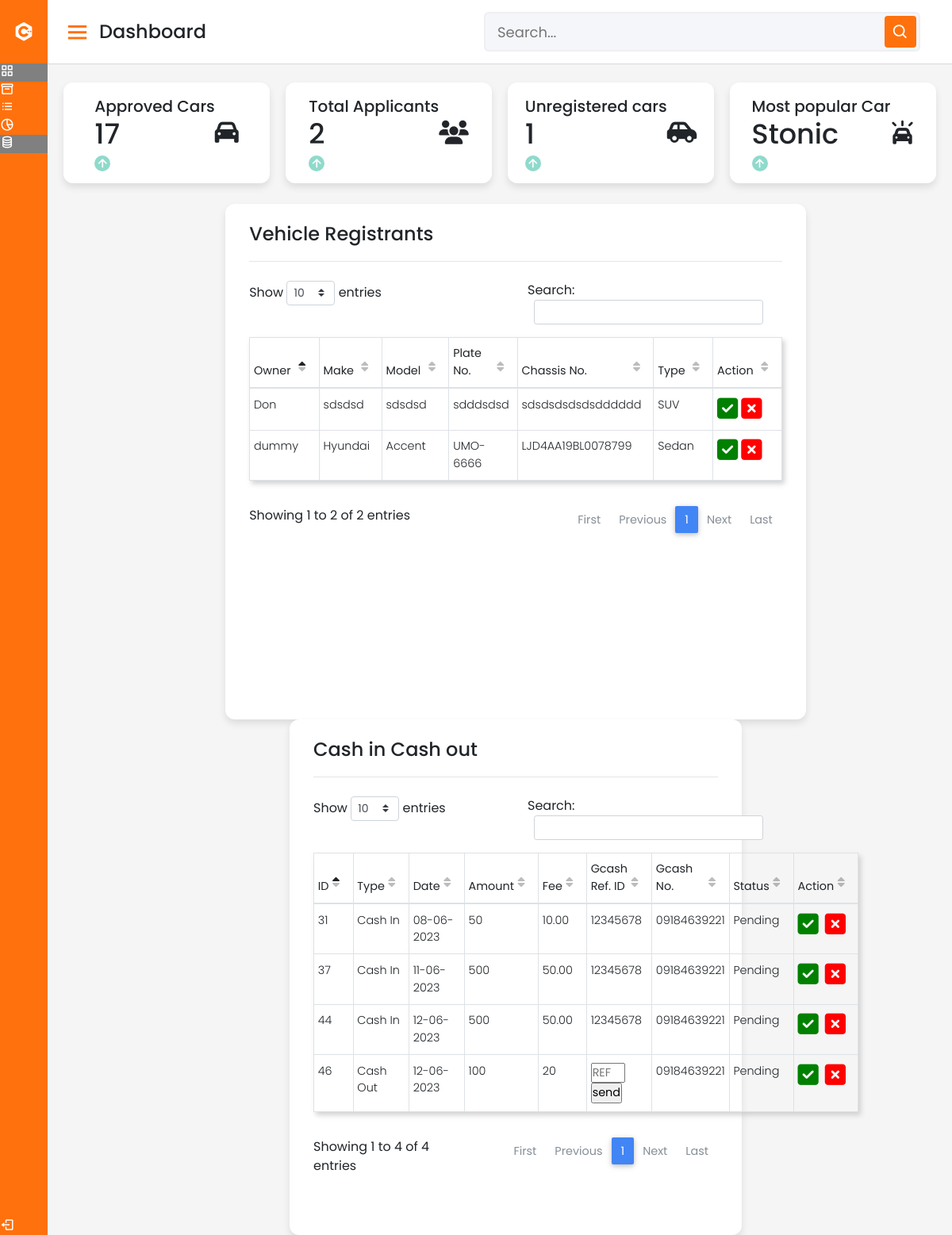
The app's page /admintest/adminPanel.php (signed in) with its own data.
### tables this page shows
CREATE TABLE `car` (
  `idCar` int(11) NOT NULL,
  `model` varchar(255) DEFAULT NULL,
  `capacity` int(11) DEFAULT NULL,
  `car_make` varchar(255) DEFAULT NULL,
  `type` varchar(45) DEFAULT NULL,
  `plate_no` char(8) DEFAULT NULL,
  `chassis_no` char(17) NOT NULL,
  `Users_idUsers` int(11) DEFAULT NULL,
  `approved` tinyint(4) NOT NULL DEFAULT 0
);

CREATE TABLE `users` (
  `uID` int(11) NOT NULL,
  `fname` varchar(50) DEFAULT NULL,
  `mname` varchar(50) DEFAULT NULL,
  `lname` varchar(50) DEFAULT NULL,
  `uPhone` char(13) DEFAULT NULL,
  `birthday` date NOT NULL,
  `street` varchar(50) NOT NULL,
  `brgy` varchar(50) NOT NULL,
  `city` varchar(50) NOT NULL,
  `prov` varchar(50) NOT NULL,
  `uEmail` varchar(255) DEFAULT NULL,
  `uPswd` varchar(255) DEFAULT NULL,
  `uType` varchar(50) DEFAULT NULL,
  `ticket_bal` int(11) NOT NULL,
  `lic_no` char(13) DEFAULT NULL,
  `applicant` tinyint(4) NOT NULL DEFAULT 0,
  `user_status` varchar(50) NOT NULL,
  `alert` tinyint(1) NOT NULL DEFAULT 0,
  `prof_path` varchar(255) NOT NULL DEFAULT 'default.jpg'
);

CREATE TABLE `cashtransaction` (
  `idCashTransac` int(11) NOT NULL,
  `transac_type` varchar(45) DEFAULT NULL,
  `transac_date` timestamp NOT NULL DEFAULT current_timestamp(),
  `transac_amount` double DEFAULT NULL,
  `process_fee` int(11) NOT NULL,
  `convert_fee` double(16,2) NOT NULL,
  `gcash_ref` char(8) NOT NULL,
  `gcash_no` char(11) NOT NULL,
  `transac_bal` int(11) NOT NULL,
  `transac_status` varchar(45) NOT NULL,
  `Users_idUsers` int(11) DEFAULT NULL
);

### admintest/adminPanel.php (the view, shortened to what this page needs)
<?php
require '../dbcon.php';
?>
<!DOCTYPE html>
<html lang="en" dir="ltr">
  <head>
    <link rel="stylesheet" href="style.css">
    <link href='https://unpkg.com/boxicons@2.0.7/css/boxicons.min.css' rel='stylesheet'>
      <link rel="stylesheet" href="https://use.fontawesome.com/releases/v5.11.2/css/all.css">
      <link rel="stylesheet" href="../plugins/css/bootstrap.min.css">
      <link rel="stylesheet" href="../plugins/css/mdb.min.css">
      <link rel="stylesheet" href="../plugins/css/addons/datatables.min.css">
      <link rel="stylesheet" href="../plugins/css/style.css">
   </head>
<body>
  <div class="sidebar">
    <div class="logo-details">
      <i class='bx bxl-c-plus-plus'></i>
      <span class="logo_name">Carpool</span>
    </div>
      <ul class="nav-links">
        <li>
          <a href="adminPanel.php" class="active">
            <i class='bx bx-grid-alt' ></i>
            <span class="links_name">Dashboard</span>
          </a>
        </li>
        <li>
          <a href="report.php">
            <i class='bx bx-box' ></i>
            <span class="links_name">Exchange</span>
          </a>
        </li>
        <li>
          <a href="usermasterlist.php">
            <i class='bx bx-list-ul' ></i>
            <span class="links_name">User list</span>
          </a>
        </li>
        <li>
          <a href="analytics.php">
            <i class='bx bx-pie-chart-alt-2' ></i>
            <span class="links_name">User Analytics</span>
          </a>
        </li>
        <li>
          <a href="trips.php" class="active">
            <i class='bx bx-coin-stack' ></i>
            <span class="links_name">Trips List</span>
          </a>
        </li>
        <li class="log_out">
          <a href="../login.php">
            <i class='bx bx-log-out'></i>
            <span class="links_name">Log out</span>
          </a>
        </li>
      </ul>
  </div>
  <section class="home-section">
    <nav>
      <div class="sidebar-button">
        <i class='bx bx-menu sidebarBtn'></i>
        <span class="dashboard">Dashboard</span>
      </div>
      <div class="search-box">
        <input type="text" placeholder="Search...">
        <i class='bx bx-search' ></i>
      </div>
    </nav>
    <div class="home-content">
      <div class="overview-boxes">
        <div class="box">
          <div class="right-side">
            <div class="box-topic">Approved Cars</div>
            <?php
              $sql = "SELECT COUNT(idCar) AS cars FROM car";
              $result = mysqli_query($con, $sql);
              $row = mysqli_fetch_assoc($result);
            ?>
            <div class="number"><?=$row['cars']?></div>
            <div class="indicator">
              <i class='bx bx-up-arrow-alt'></i>
            </div>
          </div>
          <i class="fa-solid fa-car"></i>
        </div>
        <div class="box">
          <div class="right-side">
            <div class="box-topic">Total Applicants</div>
            <?php
              $sql = "SELECT COUNT(applicant) as counts FROM users WHERE applicant=1";
              $result = mysqli_query($con, $sql);
              $row = mysqli_fetch_assoc($result);
            ?>
            <div class="number"><?=$row['counts']?></div>
            <div class="indicator">
              <i class='bx bx-up-arrow-alt'></i>
            </div>
          </div>
          <i class="fa-solid fa-users"></i>
        </div>
        <div class="box">
          <div class="right-side">
            <div class="box-topic">Unregistered cars</div>
            <?php
              $sql = "SELECT COUNT(approved) as count FROM car WHERE approved=0";
              $result = mysqli_query($con, $sql);
              $row = mysqli_fetch_assoc($result);
            ?>
            <div class="number"><?=$row['count']?></div>
            <div class="indicator">
              <i class='bx bx-up-arrow-alt'></i>
            </div>
          </div>
          <i class="fa-sharp fa-solid fa-car-side"></i>
        </div>
        <div class="box">
          <div class="right-side">
            <div class="box-topic">Most popular Car</div>
            <?php
              $sql = "SELECT COUNT(model) AS count, model, capacity, car_make, type FROM car GROUP BY model ORDER BY count DESC;";
              $result = mysqli_query($con, $sql);
              $row = mysqli_fetch_assoc($result);
            ?>
            <div class="number"><?=$row['model']?></div>
            <div class="indicator">
              <i class='bx bx-up-arrow-alt'></i>
            </div>
          </div>
          <i class="fa-solid fa-car-on"></i>
        </div>
      </div>
      <div class="separator">
        <div class="sales-boxes">
          <div class="top-sales box one">
            <div class="title">Vehicle Registrants</div>
            <hr>
            <div class="accounts">
              <table id="dtBasicExample" class="table table-bordered table-sm table-hover" cellspacing="0" width="100%">
                <thead class="">
                    <tr>
                      <th>Owner</th>
                      <th>Make</th>
                      <th>Model</th>
                      <th>Plate No.</th>
                      <th>Chassis No.</th>
                      <th>Type</th>
                      <th>Action</th>
                    </tr>
                </thead>
                <tbody>
                    <tr>
                        <?php
                        $sql = "SELECT users.uID, car.idCar, users.fname, users.mname, users.lname, car.idCar, car.car_make, car.model, car.plate_no, car.chassis_no, car.type FROM users JOIN car ON users.uID = car.Users_idUsers WHERE users.applicant=1 OR car.approved=0;";
                        $result = mysqli_query($con, $sql);
                        while($row = mysqli_fetch_assoc($result)):
                        ?>
                        <td><?=$row['fname']?></td>
                        <td><?=$row['car_make']?></td>
                        <td><?=$row['model']?></td>
                        <td><?=$row['plate_no']?></td>
                        <td><?=$row['chassis_no']?></td>
                        <td><?=$row['type']?></td>
                        <td><a href="../script/approve.php?car_id=<?=$row['idCar']?>&uID=<?=$row['uID']?>"><i class="fa-solid fa-square-check"></i></a>&nbsp<a href=""><i class="fa-solid fa-square-xmark"></i></a></td>
                    </tr>
                    <?php endwhile; ?>
                </tbody>
              </table>
            </div>
          </div>
        </div>
        <div class="sales-boxes two">
          <div class="top-sales box">
            <div class="title">Cash in Cash out</div>
            <hr>
            <div class="cars">
              <table id="dtBasicExample2" class="table table-bordered table-sm table-hover" cellspacing="0" width="100%">
                <thead class="">
                  <tr>
                    <th>ID</th>
                    <th>Type</th>
                    <th>Date</th>
                    <th>Amount</th>
                    <th>Fee</th>
                    <th>Gcash Ref. ID</th>
                    <th>Gcash No.</th>
                    <th>Status</th>
                    <th>Action</th>
                  </tr>
                </thead>
                <tbody>
                  <tr>
                    <?php
                    $placeholder = 'REF ID';
                    $self = $_SERVER['PHP_SELF'];
                    $sql = "SELECT * FROM cashtransaction WHERE transac_status='Pending';";
                    $result = mysqli_query($con, $sql);
                    while($row = mysqli_fetch_assoc($result)):
                      $date = $row['transac_date'];
                      $newDate = date("d-m-Y", strtotime($date));
                      if($row['transac_type'] == 'Cash In'){
                        $fee = $row['convert_fee'];
                      }else if($row['transac_type'] == 'Cash Out'){
                        $fee = $row['process_fee'];
                      }
                      if($row['gcash_ref'] == NULL){
                        $id = $row['idCashTransac'];
                        $ref = "<form method='GET' action='$self'>
                        <input type ='number' placeholder='$placeholder' style='width: 60%;' name='ref' value='ref'>
                        <input type='hidden' name='id' value='$id'><input type='submit' value='send'>
                        </form>";
                      }else{
                        $ref = $row['gcash_ref'];
                      }
                    ?>
                    <td><?=$row['idCashTransac']?></td>
                    <td><?=$row['transac_type']?></td>
                    <td><?=$newDate?></td>
                    <td><?=$row['transac_amount']?></td>
                    <td><?=$fee?></td>
                    <td><?=$ref?></td>
                    <td><?=$row['gcash_no']?></td>
                    <td><?=$row['transac_status']?></td>
                    <td><a id="link" href="../script/approve-transaction.php?idCashTransac=<?=$row['idCashTransac']?>&approve=true">
                    <i class="fa-solid fa-square-check"></i></a>&nbsp
                    <a href="../script/approve-transaction.php?idCashTransac=<?=$row['idCashTransac']?>&approve=false">
                    <i class="fa-solid fa-square-xmark"></i></a>
                  </td>
                  </tr>
                  <?php endwhile; ?>
                </tbody>
              </table>
            </div>
          </div>
        </div>
          </div>
        </div>
  </section>
</body>
</html>

### admintest/style.css (style rules this page uses)
* { margin: 0; padding: 0; box-sizing: border-box; font-family: 'Poppins', sans-serif; }
.sidebar { position: fixed; height: 100%; width: 240px; background: #ff710d; transition: all 0.5s ease; }
.sidebar .logo-details { height: 80px; display: flex; align-items: center; }
.sidebar .logo-details i { font-size: 28px; color: #fff; min-width: 60px; text-align: center; }
.sidebar .logo-details .logo_name { color: #fff; font-size: 24px; font-weight: 500; }
.sidebar .nav-links li { position: relative; list-style: none; }
.sidebar .nav-links li a { height: 100%; width: 100%; display: flex; align-items: left; text-decoration: none; transition: all 0.4s ease; }
.sidebar .nav-links li a.active { background: gray; }
.sidebar .nav-links li i { min-width: 60px; text-align: left; font-size: 18px; color: #fff; }
.sidebar .nav-links li a .links_name { color: #fff; font-size: 15px; font-weight: 400; white-space: nowrap; }
.sidebar .nav-links .log_out { position: absolute; bottom: 0; width: 100%; }
.home-section { position: relative; background: #f5f5f5; min-height: 100vh; width: calc(100% - 240px); left: 240px; transition: all 0.5s ease; }
.home-section nav { display: flex; justify-content: space-between; height: 80px; background: #fff; display: flex; align-items: center; position: fixed; width: calc(100% - 240px); left: 240px; z-index: 100; padding: 0 20px; box-shadow: 0 1px 1px rgba(0, 0, 0, 0.1); transition: all 0.5s ease; }
.home-section nav .sidebar-button { display: flex; align-items: center; font-size: 24px; font-weight: 500; }
nav .sidebar-button i { font-size: 35px; margin-right: 10px; }
.home-section nav .search-box { position: relative; height: 50px; max-width: 550px; width: 100%; margin: 0 20px; }
nav .search-box input { height: 100%; width: 100%; outline: none; background: #F5F6FA; border: 2px solid #EFEEF1; border-radius: 6px; font-size: 18px; padding: 0 15px; }
nav .search-box .bx-search { position: absolute; height: 40px; width: 40px; background: #ff710d; right: 5px; top: 50%; transform: translateY(-50%); border-radius: 4px; line-height: 40px; text-align: center; color: #fff; font-size: 22px; transition: all 0.4 ease; }
.home-section .home-content { position: relative; padding-top: 104px; }
.home-content .overview-boxes { display: flex; align-items: center; justify-content: space-between; flex-wrap: wrap; padding: 0 20px; margin-bottom: 26px; }
.overview-boxes .box { display: flex; align-items: center; justify-content: center; width: calc(100% / 4 - 15px); background: #fff; padding: 15px 14px; border-radius: 12px; box-shadow: 0 5px 10px rgba(0,0,0,0.1); }
.overview-boxes .box-topic { font-size: 20px; font-weight: 500; }
.home-content .box .number { display: inline-block; font-size: 35px; margin-top: -6px; font-weight: 500; }
.home-content .box .indicator { display: flex; align-items: center; }
.home-content .box .indicator i { height: 20px; width: 20px; background: #8FDACB; line-height: 20px; text-align: center; border-radius: 50%; color: #fff; font-size: 20px; margin-right: 5px; }
.sales-boxes .box .title { font-size: 24px; font-weight: 500; }
.home-content .sales-boxes .top-sales { width: 100%; min-height: 650px; max-height: 100%; background: #fff; padding: 20px 30px; margin: 0 20px 0 20px; border-radius: 12px; box-shadow: 0 5px 10px rgba(0, 0, 0, 0.1); }
@media (max-width: 1240px) { .sidebar { width: 60px; } }
@media (max-width: 1240px) { .home-section { width: calc(100% - 60px); left: 60px; } }
@media (max-width: 1240px) { .home-section nav { width: calc(100% - 60px); left: 60px; } }
.home-content .separator { display: flex; flex-wrap: wrap; justify-content:space-evenly; }
.home-content .one { width: 40%; }
.home-content .two { max-width: 50%; }
.accounts { margin-top: 1rem; }
i { font-size: 30px; }
.fa-square-check { color: green; }
.fa-square-xmark { color: red; }
.bx { color: #ff710d; }
table { box-shadow: 3px 4px 6px 0px rgba(196, 196, 196, 0.75); }

### records on screen
car: Users_idUsers.fname "dummy", car_make "Hyundai", model "Accent", plate_no "UMO-6666", chassis_no "LJD4AA19BL0078799", type "Sedan"
car: Users_idUsers.fname "Don", car_make "sdsdsd", model "sdsdsd", plate_no "sdddsdsd", chassis_no "sdsdsdsdsdsdddddd", type "SUV"
cashtransaction: idCashTransac "31", transac_type "Cash In", transac_date "08-06-2023", transac_amount "50", convert_fee "10.00", gcash_ref "12345678", gcash_no "09184639221", transac_status "Pending"
cashtransaction: idCashTransac "37", transac_type "Cash In", transac_date "11-06-2023", transac_amount "500", convert_fee "50.00", gcash_ref "12345678", gcash_no "09184639221", transac_status "Pending"
cashtransaction: idCashTransac "44", transac_type "Cash In", transac_date "12-06-2023", transac_amount "500", convert_fee "50.00", gcash_ref "12345678", gcash_no "09184639221", transac_status "Pending"
cashtransaction: idCashTransac "46", transac_type "Cash Out", transac_date "12-06-2023", transac_amount "100", process_fee "20", gcash_no "09184639221", transac_status "Pending"

### other values on screen
$row['cars'] "17"
$row['counts'] "2"
$row['count'] "1"
$row['model'] "Stonic"
